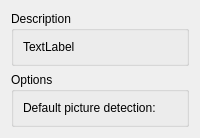
      <widget class="QWidget" name="pageMixedMode">
       <layout class="QVBoxLayout" name="verticalLayout_49">
        <item>
         <widget class="QGroupBox" name="groupBox_32">
          <property name="title">
           <string>Description</string>
          </property>
          <layout class="QVBoxLayout" name="verticalLayout_26">
           <item>
            <widget class="QLabel" name="lblApplyCutDescr_19">
             <property name="text">
              <string>TextLabel</string>
             </property>
             <property name="alignment">
              <set>Qt::AlignLeading|Qt::AlignLeft|Qt::AlignTop</set>
             </property>
             <property name="wordWrap">
              <bool>false</bool>
             </property>
             <property name="textInteractionFlags">
              <set>Qt::LinksAccessibleByMouse|Qt::TextSelectableByKeyboard|Qt::TextSelectableByMouse</set>
             </property>
            </widget>
           </item>
          </layout>
         </widget>
        </item>
        <item>
         <widget class="QGroupBox" name="optMixedMode">
          <property name="title">
           <string>Options</string>
          </property>
          <layout class="QFormLayout" name="formLayout_3">
           <item row="0" column="0">
            <widget class="QLabel" name="picturesShapeDefaultsLabel">
             <property name="text">
              <string>Default picture detection:</string>
             </property>
            </widget>
           </item>
          </layout>
         </widget>
        </item>
       </layout>
      </widget>
